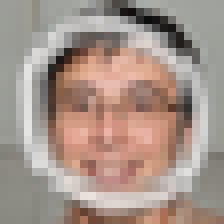
#> input picture final_testdata/final_superimposed_images_6000/1204.png, 28 x 28 px, found by its file name (shown 8 times larger); its folder holds 4 pictures in this run
$ python test3.py
#> lines starting #> are read from the running program, lines starting #| are printed output that depends on the picture

import cv2
import numpy as np
import matplotlib.pyplot as plt
from sklearn.decomposition import PCA
from PIL import Image
import os
import numpy

A=[]
i = 0
directory = os.fsencode("/Users/deebthik/Desktop/test_FF/final_testdata/final_superimposed_images_6000")

for file in os.listdir(directory):
    #Opening Image and resizing to 10X10 for easy viewing
    image_test = numpy.array(Image.open('/Users/deebthik/Desktop/test_FF/final_testdata/final_superimposed_images_6000/' + os.fsdecode(file)).resize((25,25)).convert('L'))  #note: I used a local image
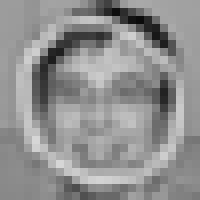
#> image_test: shape (25, 25) (shown 8 times larger); min 11, max 214, mean 144.2
    #print image
    #print (image_test)

    #manipulate the array
    x=numpy.array(image_test)
    #convert to 1D vector
    y=numpy.concatenate(x)
#> y = 625 values, max 214 at index 429, min 11 at index 67, mean 144.2
    #print (len(y))
    A += [y]

    i += 1
    print ("A iteration - " + str(i))
    if i == 1000:
        break
#> pass 2 of the loop `for file in os.listdir(directory):`:
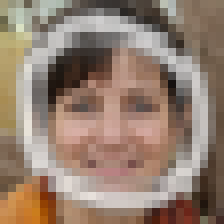
#> input picture final_testdata/final_superimposed_images_6000/1259.png, 28 x 28 px, found by its file name (shown 8 times larger)
#> `image_test = numpy.array(Image.open('/Users/deebthik/Desktop/test_FF/f..`:
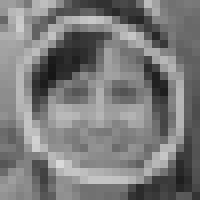
#> image_test: shape (25, 25) (shown 8 times larger); min 22, max 218, mean 122.8
#> y = 625 values, max 218 at index 507, min 22 at index 231, mean 122.8
#> pass 3 of the loop `for file in os.listdir(directory):`:
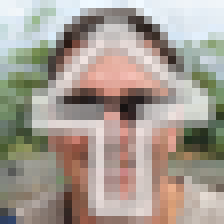
#> input picture final_testdata/final_superimposed_images_6000/1433.png, 28 x 28 px, found by its file name (shown 8 times larger)
#> `image_test = numpy.array(Image.open('/Users/deebthik/Desktop/test_FF/f..`:
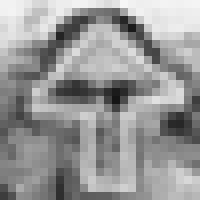
#> image_test: shape (25, 25) (shown 8 times larger); min 20, max 245, mean 150.9
#> y = 625 values, max 245 at index 15, min 20 at index 314, mean 150.9
#> the loop made 4 passes; the first 3 are shown


A_final = numpy.array(A)
#print (A_final.shape)

#Import required modules
from sklearn.decomposition import PCA

pca = PCA(2) # we need 2 principal components.
converted_data = pca.fit_transform(A_final)


plt.style.use('seaborn-whitegrid')
plt.figure(figsize = (10,6))
c_map = plt.cm.get_cmap('jet', 10)
plt.scatter(converted_data[:, 0], converted_data[:, 1], s = 15,
            cmap = c_map)
plt.colorbar()
plt.xlabel('PC-1') , plt.ylabel('PC-2')
plt.show()
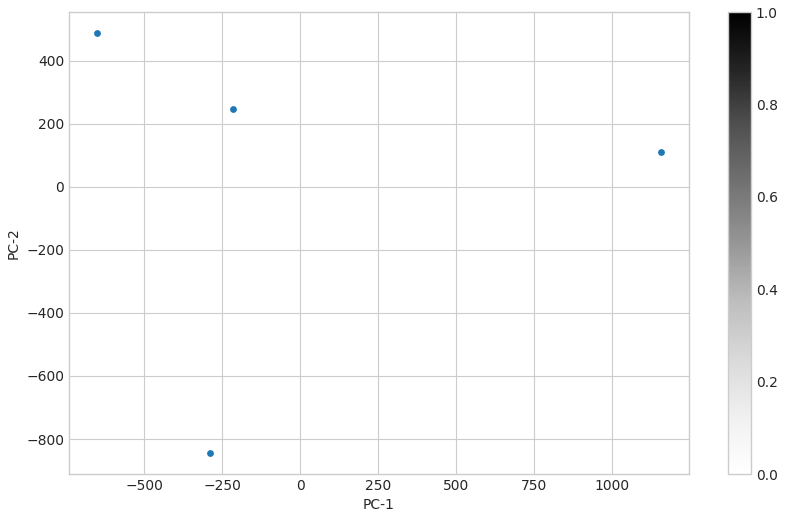
#> figure drawn by matplotlib, 2 panels
